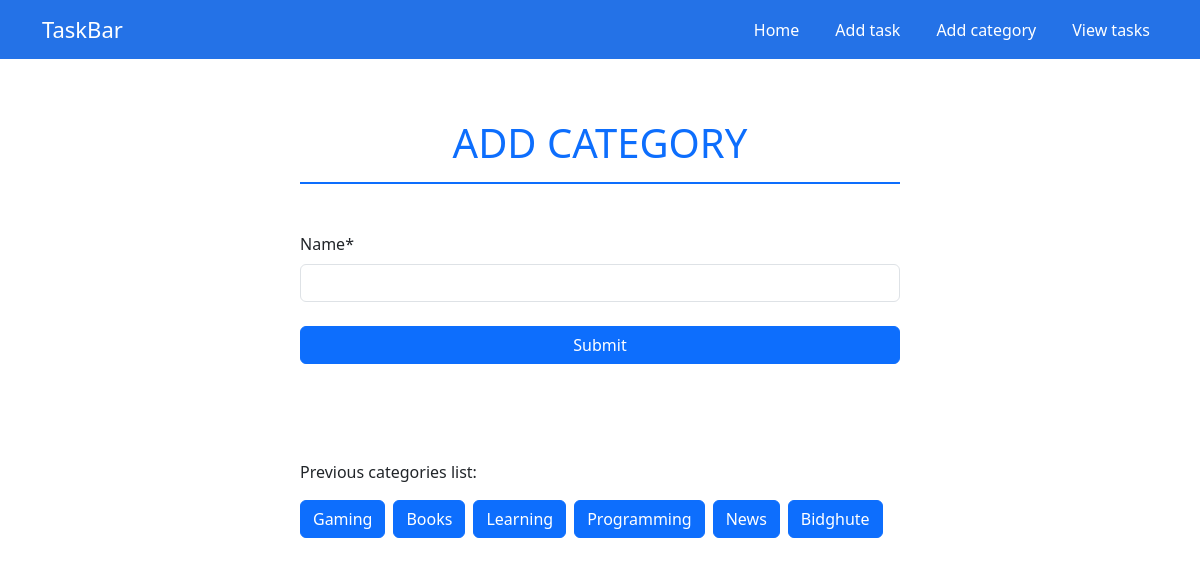
Page /category/add/ on the committed database.
### category/models.py (models this page shows, shortened)
class CategoryModel(models.Model):
    name = models.CharField(max_length=50)

### category/views.py (the view)
# urls.py: path('add/', add_category, name='add_category'),
def add_category(req):
    categories = CategoryModel.objects.all()
    if req.method == "POST":
        add_category = forms.CategoryForm(req.POST)
        if add_category.is_valid():
            add_category.save()
            return redirect('add_category')
    else:
        add_category = forms.CategoryForm()
    return render(req, 'add_category.html', {'form' : add_category, 'categories': categories})

### category/forms.py
class CategoryForm(forms.ModelForm):
    class Meta:
        model = CategoryModel
        fields = '__all__'

### Templates/add_category.html (shortened to what this page needs)
{% extends 'base.html' %}
{% load crispy_forms_tags %}
{% block contents %}
    <div style="width: 600px; margin: auto;">
        <h1 class="text-uppercase text-center mb-5 text-primary" style="border-bottom: 2px solid #0D6EFD; padding-bottom: 15px;">Add Category</h1>
        <form method="POST">
            {{form | crispy}}
        <button class="btn btn-primary w-100 mt-2" type="submit">Submit</button>
        </form>
        <div class="mt-5 pt-5">
            <p>Previous categories list: </p>
            <div class="d-flex align-items-center gap-2 ">
                {% if categories %}
                    {% for cat in categories %}
                    <button class="btn btn-primary" role="contentinfo">{{cat.name}}</button>
                    {% endfor %}
                    {% else %}
                    <h5>No category available...</h5>
                {% endif %}
            </div>
        </div>
    </div>
{% endblock contents %}

### rows in the picture
CategoryModel: name "Gaming"
CategoryModel: name "Books"
CategoryModel: name "Learning"
CategoryModel: name "Programming"
CategoryModel: name "News"
CategoryModel: name "Bidghute"
